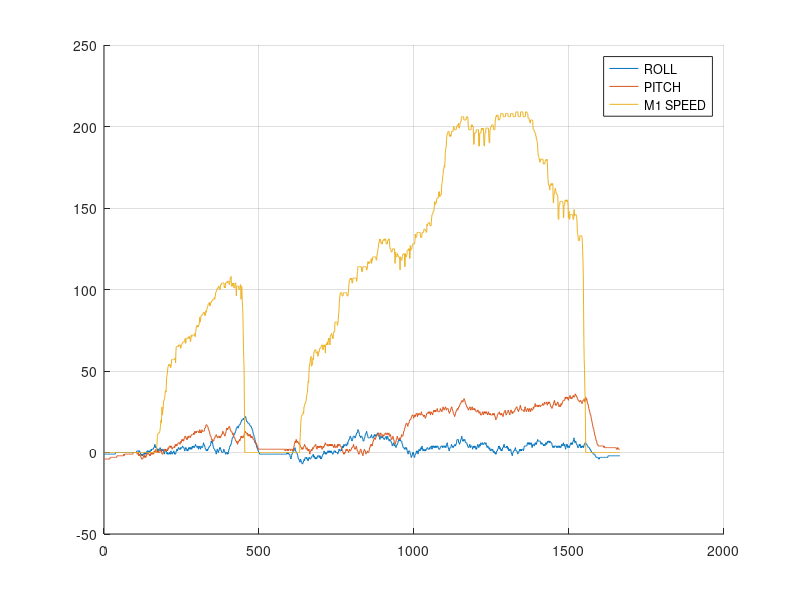

Recreate this plot in MATLAB.
accx = 1;
accy = 2;
accz = 3;
gyrox = 4;
gyroy = 5;
gyroz = 6;
magnx = 7;
magny = 8;
magnz = 9;
roll = 10;
pitch = 11;
yaw = 12;
roll_var = 13;
pitch_var = 14;
yaw_var = 15;
kf_dt = 16;
throttle = 17;
cmd_roll = 18;
cmd_pitch = 19;
cmd_yaw = 20;
pid_roll = 21;
pid_pitch = 22;
pid_yaw = 23;
motors_armed = 24;
m1_speed = 25;
m2_speed = 26;
m3_speed = 27;
m4_speed = 28;

M = csvread("28-03-2023-02-49.csv", 2, 0);

hold all;
plot(M(:, roll),  'DisplayName', 'ROLL');
plot(M(:, pitch), 'DisplayName', 'PITCH');
plot(M(:, m1_speed) - 1100,  'DisplayName', 'M1 SPEED');
%plot(M(:, m2_speed) - 1100,  'DisplayName', 'M2 SPEED');
%plot(M(:, m3_speed) - 1100,  'DisplayName', 'M3 SPEED');
%plot(M(:, m4_speed),  'DisplayName', 'M4 SPEED');
legend(gca, 'show');

grid on;
